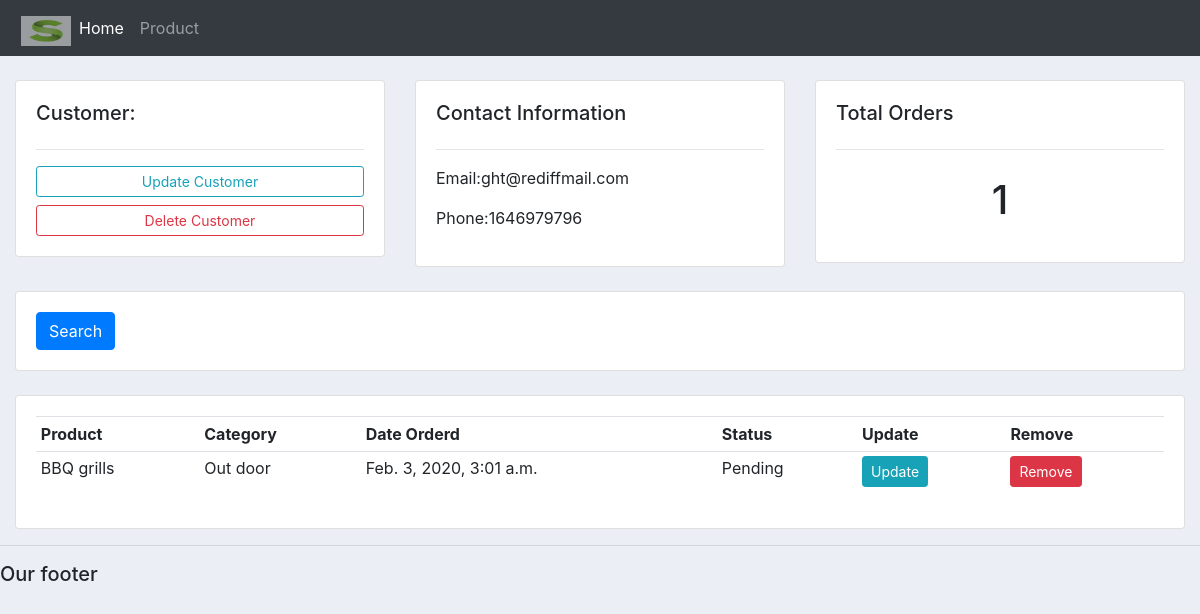
/customer/4/, run on the app's committed database.
### accounts/models.py (models this page shows, shortened)
class Customers(models.Model):
    Name=models.CharField(max_length=200,null=True)
    phone=models.CharField(max_length=200,null=True)
    email=models.EmailField(unique=True)
    date_created = models.DateTimeField(auto_now_add=True,null=True)

class Order(models.Model):
    STATUS =    (
        ('Pending','Pending'),
        ('Out For Delivery', 'Out For Delivery'),
        ('Delivered','Delivered')
    )
    Customer=models.ForeignKey(Customers,null=True, on_delete=models.SET_NULL)
    Product=models.ForeignKey(Product,null=True, on_delete=models.SET_NULL)
    Date_created = models.DateTimeField(auto_now_add=True,null=True)
    status = models.CharField(max_length=200,null=True,choices= STATUS)

class Product(models.Model):
     CATEGORY =    (
        ('Indoor','Indoor'),
        ('Out door','Out door'),
     )
     Name = models.CharField(max_length=200,null=True)
     Price = models.FloatField(null=True)
     Category = models.CharField(max_length=200,null=True,choices=CATEGORY)
     Description = models.CharField(max_length=200,null=True,blank=True)
     Date_created = models.DateTimeField(auto_now_add=True,null=True)
     tags = models.ManyToManyField(Tag)
     def __str__(self):
        return self.Name

### accounts/views.py (the view)
# urls.py: path('customer/<str:pk>/',views.customer,name='customers'),
def customer(request,pk):
    customer=Customers.objects.get(id=pk)
    orders=customer.order_set.all()
    orders_count=orders.count()
    context={'customer':customer,'order':orders,'orders_count':orders_count}
    return render(request,'customer.html',context)

### accounts/templates/customer.html
{% extends 'main.html' %} {% block content %}
<br>
<div class="row">
    <div class="col-md">
        <div class="card card-body">
            <h5>Customer:</h5>
            <hr>
            <a class="btn btn-outline-info  btn-sm btn-block" href="{%url 'updateCustomer' customer.id%}">Update Customer</a>
            <a class="btn btn-outline-danger  btn-sm btn-block" href="">Delete Customer</a>
        </div>
    </div>
    <div class="col-md">
        <div class="card card-body">
            <h5>Contact Information</h5>
            <hr>
            <p>Email:{{customer.email}} </p>
            <p>Phone:{{customer.phone}} </p>
        </div>
    </div>
    <div class="col-md">
        <div class="card card-body">
            <h5>Total Orders</h5>
            <hr>
            <h1 style="text-align: center;padding: 10px">{{orders_count}}</h1>
        </div>
    </div>
</div>
<br>
<div class="row">
    <div class="col">
        <div class="card card-body">
            <form method="get">
                <button class="btn btn-primary" type="submit">Search</button>
            </form>
        </div>
    </div>
</div>
<br>
<div class="row">
    <div class="col-md">
        <div class="card card-body">
            <table class="table table-sm">
                <tr>
                    <th>Product</th>
                    <th>Category</th>
                    <th>Date Orderd</th>
                    <th>Status</th>
                    <th>Update</th>
                    <th>Remove</th>
                </tr>
                {% for order in order %}
                <tr>
                    <td>{{order.Product}}</td>
                    <td>{{order.Product.Category}}</td>
                    <td>{{order.Date_created}}</td>
                    <td>{{order.status}}</td>
                    <th>
                        <a class="btn btn-sm btn-info" href="{%url 'UpdateOrder' order.id%}">Update</a>
                    </th>
                    <th><a class="btn btn-sm btn-danger" href="{%url 'deleteOrder' order.id%}">Remove</a></th>
                </tr>
                {% endfor %}
            </table>
        </div>
    </div>
</div>
{% endblock %}

### accounts/static/css/main.css (style rules this page uses)
body { background-color: #ebeff5; }

### data on the page
Customers: email "ght@rediffmail.com", phone "1646979796"
Order: Product "BBQ grills", Product.Category "Out door", Date_created "Feb. 3, 2020, 3:01 a.m.", status "Pending"

### other printed values
{{ orders_count }} "1"
